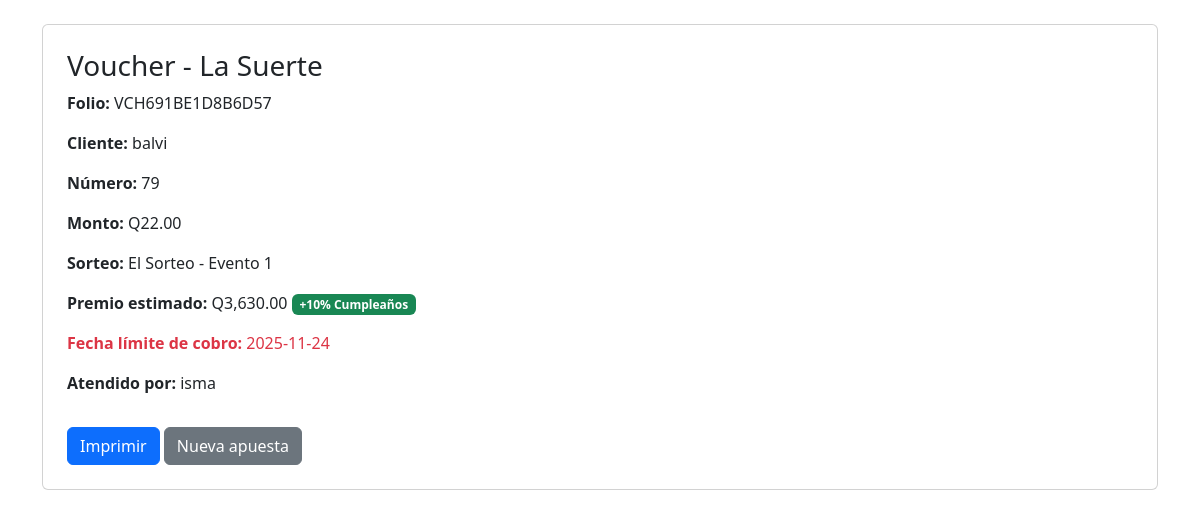
/voucher.php?code=VCH691BE1D8B6D57, run on the app's committed database.
### tables this page shows
CREATE TABLE apuestas (
        id INTEGER PRIMARY KEY AUTOINCREMENT,
        cliente_id INTEGER,
        numero TEXT,
        monto REAL,
        sorteo TEXT,
        evento_dia INTEGER,
        premio_estimado REAL,
        es_cumple INTEGER DEFAULT 0,
        fecha_registro TEXT DEFAULT (datetime('now')),
        fecha_limite TEXT,
        atendido_por TEXT,
        voucher_code TEXT,
        pagado INTEGER DEFAULT 0,
        fecha_pago TEXT,
        FOREIGN KEY(cliente_id) REFERENCES clientes(id)
      );

CREATE TABLE clientes (
        id INTEGER PRIMARY KEY AUTOINCREMENT,
        nombre TEXT,
        telefono TEXT,
        birth_date TEXT,
        fecha_registro TEXT DEFAULT (datetime('now'))
      );

### public/voucher.php (the view, shortened to what this page needs)
<?php
$db = getDB();
$code = $_GET['code'] ?? '';
$stmt = $db->prepare("SELECT a.*, c.nombre FROM apuestas a LEFT JOIN clientes c ON c.id=a.cliente_id WHERE a.voucher_code = ? LIMIT 1");
$stmt->execute([$code]);
$r = $stmt->fetch(PDO::FETCH_ASSOC);
?>
<!doctype html><html><head><meta charset="utf-8"><title>Voucher</title>
<link href="https://cdn.jsdelivr.net/npm/bootstrap@5.3.0/dist/css/bootstrap.min.css" rel="stylesheet">
</head><body>
<div class="container mt-4">
  <div class="card p-4">
    <h3>Voucher - La Suerte</h3>
    <p><strong>Folio:</strong> <?=$r['voucher_code']?></p>
    <p><strong>Cliente:</strong> <?=htmlspecialchars($r['nombre'])?></p>
    <p><strong>Número:</strong> <?=htmlspecialchars($r['numero'])?></p>
    <p><strong>Monto:</strong> Q<?=number_format($r['monto'],2)?></p>
    <p><strong>Sorteo:</strong> <?=htmlspecialchars($r['sorteo'])?> - Evento <?=$r['evento_dia']?></p>
    <p><strong>Premio estimado:</strong> Q<?=number_format($r['premio_estimado'],2)?> <?= $r['es_cumple'] ? '<span class="badge bg-success">+10% Cumpleaños</span>' : '' ?></p>
    <p class="text-danger"><strong>Fecha límite de cobro:</strong> <?=htmlspecialchars($r['fecha_limite'])?></p>
    <p><strong>Atendido por:</strong> <?=htmlspecialchars($r['atendido_por'])?></p>
    <div class="mt-3">
      <button class="btn btn-primary" onclick="window.print()">Imprimir</button>
      <a class="btn btn-secondary" href="index.php">Nueva apuesta</a>
    </div>
  </div>
</div>
</body></html>

### data on the page
apuestas: voucher_code "VCH691BE1D8B6D57", cliente.nombre "balvi", numero "79", monto "22.00", sorteo "El Sorteo", evento_dia "1", premio_estimado "3,630.00", fecha_limite "2025-11-24", atendido_por "isma"
